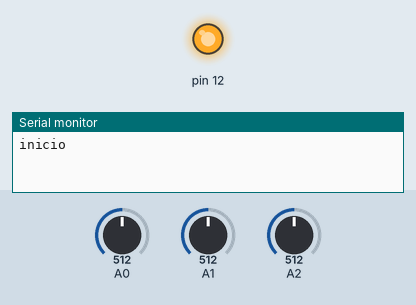
Bench run of a sketch on a simulated Arduino Uno, built with avr-gcc and run on an emulated ATmega328P. On the bench: output pins drawn as LEDs (lit = HIGH), the last lines printed to the serial monitor. The test bench sets the inputs (shaded band); at power-on: A0 = 512, A1 = 512, A2 = 512.

Above: at 0.1 s.
At 0.6 s:
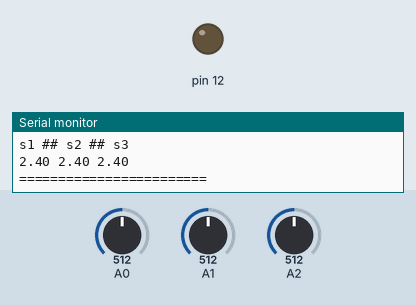
Timing chart, 0 to 2.1 s (numbered marks = the images above):
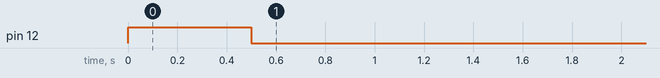

The sketch:

extensiometo.ino
```cpp
// extenciometro tcc engenharial civil prova de carga
void setup() {
  // put your setup code here, to run once:
  Serial.begin(9600);
Serial.println("inicio");
pinMode(12,OUTPUT);
digitalWrite(12,HIGH);
delay(500);
digitalWrite(12,LOW);
//analogReference(EXTERNAL);
}

void loop() {


   //analogReadResolution(12);
   //float s1 = 3.2*analogRead(A1)/1024;
   float s1 = 4.8*analogRead(A0)/1024;
   double s2 = 4.8*analogRead(A1)/1024;
   float s3 = 4.8*analogRead(A2)/1024;
Serial.println("s1 ## s2 ## s3");
//Serial.println("========================");
Serial.print(s1);
Serial.print(" ");
Serial.print(s2);
Serial.print(" ");
Serial.println(s3);
Serial.println("========================");
delay(2000);


  // put your main code here, to run repeatedly:

}
```
